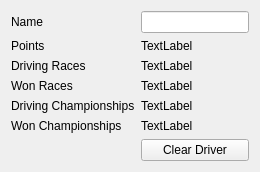
                <widget class="QWidget" name="tab_2">
                 <attribute name="title">
                  <string>Driver</string>
                 </attribute>
                 <layout class="QGridLayout" name="gridLayout_13">
                  <item row="1" column="0">
                   <widget class="QLabel" name="label_21">
                    <property name="text">
                     <string>Points</string>
                    </property>
                   </widget>
                  </item>
                  <item row="0" column="0">
                   <widget class="QLabel" name="label_16">
                    <property name="text">
                     <string>Name</string>
                    </property>
                   </widget>
                  </item>
                  <item row="6" column="1">
                   <widget class="QPushButton" name="pushButton_ClearDriver">
                    <property name="text">
                     <string>Clear Driver</string>
                    </property>
                   </widget>
                  </item>
                  <item row="1" column="1">
                   <widget class="QLabel" name="label_DriverPoints">
                    <property name="text">
                     <string>TextLabel</string>
                    </property>
                   </widget>
                  </item>
                  <item row="2" column="1">
                   <widget class="QLabel" name="label_DriverDrivingRaces">
                    <property name="text">
                     <string>TextLabel</string>
                    </property>
                   </widget>
                  </item>
                  <item row="2" column="0">
                   <widget class="QLabel" name="label_23">
                    <property name="text">
                     <string>Driving Races</string>
                    </property>
                   </widget>
                  </item>
                  <item row="3" column="1">
                   <widget class="QLabel" name="label_DriverWonRaces">
                    <property name="text">
                     <string>TextLabel</string>
                    </property>
                   </widget>
                  </item>
                  <item row="3" column="0">
                   <widget class="QLabel" name="label_25">
                    <property name="text">
                     <string>Won Races</string>
                    </property>
                   </widget>
                  </item>
                  <item row="4" column="0">
                   <widget class="QLabel" name="label_26">
                    <property name="text">
                     <string>Driving Championships</string>
                    </property>
                   </widget>
                  </item>
                  <item row="5" column="1">
                   <widget class="QLabel" name="label_DriverWonChampionships">
                    <property name="text">
                     <string>TextLabel</string>
                    </property>
                   </widget>
                  </item>
                  <item row="4" column="1">
                   <widget class="QLabel" name="label_DriverDrivingChampionships">
                    <property name="text">
                     <string>TextLabel</string>
                    </property>
                   </widget>
                  </item>
                  <item row="5" column="0">
                   <widget class="QLabel" name="label_29">
                    <property name="text">
                     <string>Won Championships</string>
                    </property>
                   </widget>
                  </item>
                  <item row="0" column="1">
                   <widget class="QLineEdit" name="lineEdit_DriverName"/>
                  </item>
                 </layout>
                </widget>
